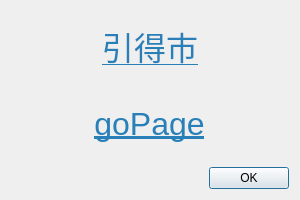
<?xml version="1.0" encoding="UTF-8"?>
<ui version="4.0">
 <class>dlgAbout</class>
 <widget class="QDialog" name="dlgAbout">
  <property name="geometry">
   <rect>
    <x>0</x>
    <y>0</y>
    <width>300</width>
    <height>200</height>
   </rect>
  </property>
  <property name="maximumSize">
   <size>
    <width>300</width>
    <height>200</height>
   </size>
  </property>
  <property name="windowTitle">
   <string>About</string>
  </property>
  <layout class="QVBoxLayout" name="verticalLayout">
   <item alignment="Qt::AlignHCenter">
    <widget class="QLabel" name="label">
     <property name="text">
      <string>&lt;html&gt;&lt;head/&gt;&lt;body&gt;&lt;p align=&quot;center&quot;&gt;&lt;a href=&quot;http://www.mebag.com/index/&quot;&gt;&lt;span style=&quot; font-size:24pt; text-decoration: underline; color:#2980b9;&quot;&gt;引得市&lt;/span&gt;&lt;/a&gt;&lt;/p&gt;&lt;/body&gt;&lt;/html&gt;</string>
     </property>
     <property name="textFormat">
      <enum>Qt::RichText</enum>
     </property>
     <property name="openExternalLinks">
      <bool>true</bool>
     </property>
    </widget>
   </item>
   <item alignment="Qt::AlignHCenter">
    <widget class="QLabel" name="label_2">
     <property name="text">
      <string>&lt;html&gt;&lt;head/&gt;&lt;body&gt;&lt;p align=&quot;center&quot;&gt;&lt;a href=&quot;https://bitbucket.org/zandoye/gopage&quot;&gt;&lt;span style=&quot; font-size:24pt; color:#2980b9;&quot;&gt;goPage&lt;/span&gt;&lt;/a&gt;&lt;/p&gt;&lt;/body&gt;&lt;/html&gt;</string>
     </property>
     <property name="openExternalLinks">
      <bool>true</bool>
     </property>
    </widget>
   </item>
   <item>
    <widget class="QDialogButtonBox" name="buttonBox">
     <property name="orientation">
      <enum>Qt::Horizontal</enum>
     </property>
     <property name="standardButtons">
      <set>QDialogButtonBox::Ok</set>
     </property>
    </widget>
   </item>
  </layout>
 </widget>
 <resources/>
 <connections>
  <connection>
   <sender>buttonBox</sender>
   <signal>accepted()</signal>
   <receiver>dlgAbout</receiver>
   <slot>accept()</slot>
   <hints>
    <hint type="sourcelabel">
     <x>248</x>
     <y>254</y>
    </hint>
    <hint type="destinationlabel">
     <x>157</x>
     <y>274</y>
    </hint>
   </hints>
  </connection>
  <connection>
   <sender>buttonBox</sender>
   <signal>rejected()</signal>
   <receiver>dlgAbout</receiver>
   <slot>reject()</slot>
   <hints>
    <hint type="sourcelabel">
     <x>316</x>
     <y>260</y>
    </hint>
    <hint type="destinationlabel">
     <x>286</x>
     <y>274</y>
    </hint>
   </hints>
  </connection>
 </connections>
</ui>
